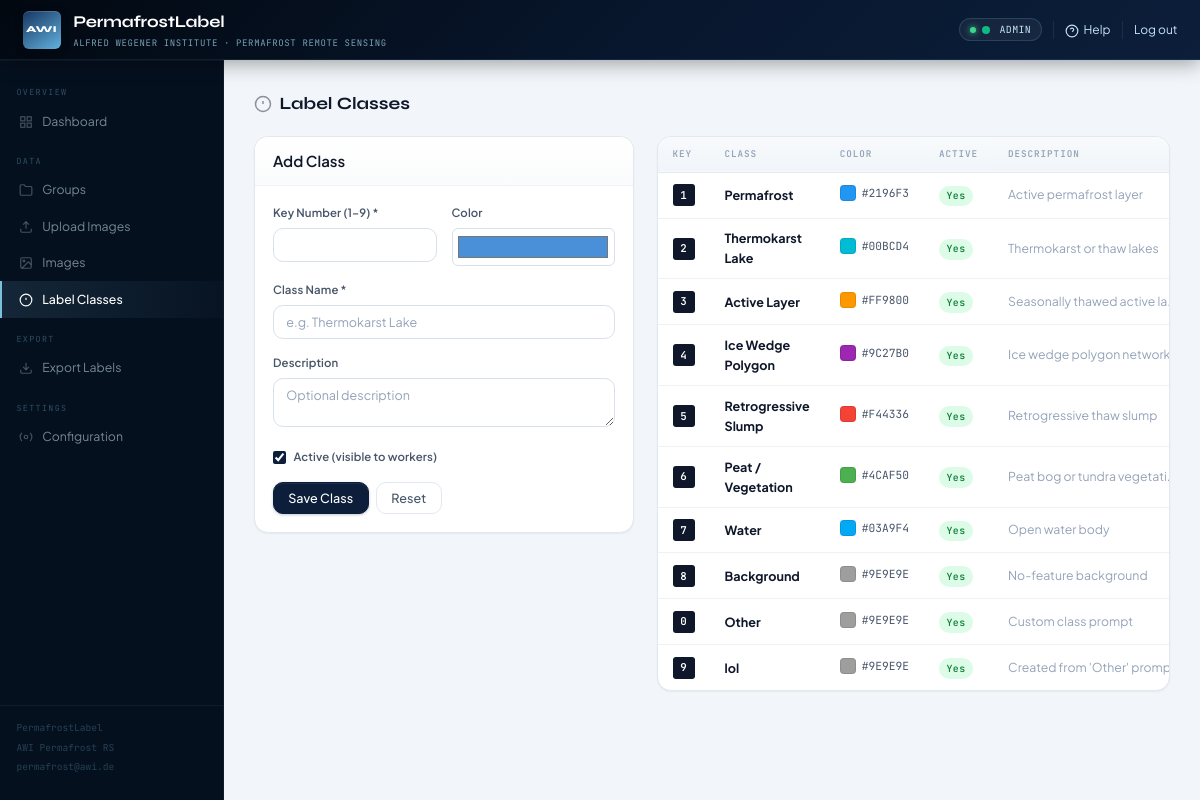
Page /admin/classes (signed in) on the committed database.
### tables this page shows
CREATE TABLE config (
        key   TEXT PRIMARY KEY,
        value TEXT
    );

CREATE TABLE classes (
        id          INTEGER PRIMARY KEY AUTOINCREMENT,
        number      INTEGER UNIQUE NOT NULL,
        name        TEXT NOT NULL,
        color       TEXT NOT NULL DEFAULT '#4A90D9',
        description TEXT,
        active      INTEGER DEFAULT 1,
        sort_order  INTEGER DEFAULT 0
    );

### app.py (the view, shortened to what this page needs)
@app.route("/admin/classes", methods=["GET", "POST"])
def admin_classes():
    redir = require_admin()
    if redir: return redir
    classes = db.get_classes(active_only=False)
    return render_template("admin_classes.html", cfg=cfg(), classes=classes)

### app.py (called while the page is built)
def cfg():
    return db.get_config()

def require_admin():
    if not session.get("is_admin"):
        return redirect(url_for("admin_login"))
    return None

### database.py (called while the page is built)
def get_db():
    conn = sqlite3.connect(str(DATABASE))
    conn.row_factory = sqlite3.Row
    conn.execute("PRAGMA journal_mode=WAL")
    conn.execute("PRAGMA foreign_keys=ON")
    return conn

def get_config():
    db = get_db()
    rows = db.execute("SELECT key, value FROM config").fetchall()
    db.close()
    return {r['key']: r['value'] for r in rows}

def get_classes(active_only=True):
    db = get_db()
    q = "SELECT * FROM classes"
    if active_only:
        q += " WHERE active=1"
    q += " ORDER BY sort_order, number"
    rows = db.execute(q).fetchall()
    db.close()
    return [dict(r) for r in rows]

### templates/admin_classes.html (shortened to what this page needs)
{% extends "admin_base.html" %}
{% block content %}
<div class="section-header">
  <div class="section-title">
    <svg width="18" height="18" fill="none" stroke="currentColor" stroke-width="2" viewBox="0 0 24 24"><circle cx="12" cy="12" r="10"/><line x1="12" y1="8" x2="12" y2="12"/><line x1="12" y1="16" x2="12.01" y2="16"/></svg>
    Label Classes
  </div>
</div>
<div style="display:grid;grid-template-columns:380px 1fr;gap:1.5rem;align-items:start;">
  <div class="card" id="class-form-card">
    <div class="card-header"><span style="font-weight:600;" id="form-title">Add Class</span></div>
    <div class="card-body">
      <form method="POST" id="class-form">
        <div class="form-row">
          <div class="form-group">
            <label class="form-label">Key Number (1–9) *</label>
            <input type="number" name="number" class="form-control" required min="1" max="9" id="form-number">
          </div>
          <div class="form-group">
            <label class="form-label">Color</label>
            <input type="color" name="color" class="form-control" value="#4A90D9" id="form-color">
          </div>
        </div>
        <div class="form-group">
          <label class="form-label">Class Name *</label>
          <input type="text" name="name" class="form-control" required placeholder="e.g. Thermokarst Lake" id="form-name">
        </div>
        <div class="form-group">
          <label class="form-label">Description</label>
          <textarea name="description" class="form-control" rows="2" placeholder="Optional description" id="form-desc"></textarea>
        </div>
        <div class="form-group" style="display:flex;align-items:center;gap:.5rem;">
          <input type="checkbox" name="active" id="form-active" checked style="width:auto;">
          <label for="form-active" class="form-label" style="margin:0;">Active (visible to workers)</label>
        </div>
        <div style="display:flex;gap:.5rem;">
          <button type="submit" class="btn btn-primary">Save Class</button>
          <button type="button" class="btn btn-ghost" onclick="resetForm()">Reset</button>
        </div>
      </form>
    </div>
  </div>
  <div class="card">
    <div class="card-body" style="padding:0;">
      {% if classes %}
      <table>
        <thead><tr><th>Key</th><th>Class</th><th>Color</th><th>Active</th><th>Description</th><th></th></tr></thead>
        <tbody>
        {% for c in classes %}
        <tr>
          <td>
            <span class="class-key">{{ c.number }}</span>
          </td>
          <td><strong>{{ c.name }}</strong></td>
          <td>
            <span style="display:inline-flex;align-items:center;gap:.4rem;">
              <span style="width:16px;height:16px;border-radius:4px;background:{{ c.color }};border:1px solid rgba(0,0,0,.1);display:inline-block;"></span>
              <span class="font-mono" style="font-size:.75rem;">{{ c.color }}</span>
            </span>
          </td>
          <td>
            {% if c.active %}<span class="badge badge-available">Yes</span>
            {% else %}<span class="badge" style="background:var(--gray-100);color:var(--gray-500);">No</span>{% endif %}
          </td>
          <td class="text-muted" style="max-width:200px;overflow:hidden;text-overflow:ellipsis;white-space:nowrap;">{{ c.description or '—' }}</td>
        </tr>
        {% endfor %}
        </tbody>
      </table>
      {% else %}
      <div class="empty-state"><div class="empty-state-icon">🏷️</div>No classes defined</div>
      {% endif %}
    </div>
  </div>
</div>
{% endblock %}

### templates/admin_base.html (shortened to what this page needs)
{% extends "base.html" %}
{% block body %}
<div class="app-shell">
  <header class="topbar">
    <div class="topbar-brand">
      {% if cfg.logo_url %}
        <img src="{{ cfg.logo_url }}" class="topbar-logo" alt="Logo">
      {% else %}
        <div class="topbar-logo-placeholder">AWI</div>
      {% endif %}
      <div>
        <div class="topbar-name">{{ cfg.app_name }}</div>
        <div class="topbar-sub">{{ cfg.organization }}</div>
      </div>
    </div>
    <div class="topbar-right">
      <span class="topbar-badge">
        <svg width="10" height="10" viewBox="0 0 10 10" style="display:inline;margin-right:3px"><circle cx="5" cy="5" r="4" fill="#10b981"/></svg>
        ADMIN
      </span>
      <a href="/help" style="color:var(--ice-200);font-size:.8rem;" target="_blank">
        <svg width="14" height="14" fill="none" stroke="currentColor" stroke-width="2" viewBox="0 0 24 24" style="vertical-align:middle;margin-right:2px"><circle cx="12" cy="12" r="10"/><path d="M9.09 9a3 3 0 0 1 5.83 1c0 2-3 3-3 3"/><line x1="12" y1="17" x2="12.01" y2="17"/></svg>
        Help
      </a>
      <a href="/admin/logout" style="color:var(--ice-200);font-size:.8rem;">Log out</a>
    </div>
  </header>
  <div class="content-area">
    <nav class="sidebar">
      <div class="sidebar-section">Overview</div>
      <a href="/admin/dashboard" class="sidebar-link {% if request.path == '/admin/dashboard' or request.path == '/admin' %}active{% endif %}">
        <svg class="sidebar-icon" fill="none" stroke="currentColor" stroke-width="2" viewBox="0 0 24 24"><rect x="3" y="3" width="7" height="7"/><rect x="14" y="3" width="7" height="7"/><rect x="3" y="14" width="7" height="7"/><rect x="14" y="14" width="7" height="7"/></svg>
        Dashboard
      </a>
      <div class="sidebar-section">Data</div>
      <a href="/admin/groups" class="sidebar-link {% if '/groups' in request.path %}active{% endif %}">
        <svg class="sidebar-icon" fill="none" stroke="currentColor" stroke-width="2" viewBox="0 0 24 24"><path d="M22 19a2 2 0 0 1-2 2H4a2 2 0 0 1-2-2V5a2 2 0 0 1 2-2h5l2 3h9a2 2 0 0 1 2 2z"/></svg>
        Groups
      </a>
      <a href="/admin/upload" class="sidebar-link {% if '/upload' in request.path %}active{% endif %}">
        <svg class="sidebar-icon" fill="none" stroke="currentColor" stroke-width="2" viewBox="0 0 24 24"><path d="M21 15v4a2 2 0 0 1-2 2H5a2 2 0 0 1-2-2v-4"/><polyline points="17 8 12 3 7 8"/><line x1="12" y1="3" x2="12" y2="15"/></svg>
        Upload Images
      </a>
      <a href="/admin/images" class="sidebar-link {% if '/images' in request.path %}active{% endif %}">
        <svg class="sidebar-icon" fill="none" stroke="currentColor" stroke-width="2" viewBox="0 0 24 24"><rect x="3" y="3" width="18" height="18" rx="2"/><circle cx="8.5" cy="8.5" r="1.5"/><polyline points="21 15 16 10 5 21"/></svg>
        Images
      </a>
      <a href="/admin/classes" class="sidebar-link {% if '/classes' in request.path %}active{% endif %}">
        <svg class="sidebar-icon" fill="none" stroke="currentColor" stroke-width="2" viewBox="0 0 24 24"><circle cx="12" cy="12" r="10"/><line x1="12" y1="8" x2="12" y2="12"/><line x1="12" y1="16" x2="12.01" y2="16"/></svg>
        Label Classes
      </a>
      <div class="sidebar-section">Export</div>
      <a href="/admin/export" class="sidebar-link {% if '/export' in request.path %}active{% endif %}">
        <svg class="sidebar-icon" fill="none" stroke="currentColor" stroke-width="2" viewBox="0 0 24 24"><path d="M21 15v4a2 2 0 0 1-2 2H5a2 2 0 0 1-2-2v-4"/><polyline points="7 10 12 15 17 10"/><line x1="12" y1="15" x2="12" y2="3"/></svg>
        Export Labels
      </a>
      <div class="sidebar-section">Settings</div>
      <a href="/admin/config" class="sidebar-link {% if '/config' in request.path %}active{% endif %}">
        <svg class="sidebar-icon" fill="none" stroke="currentColor" stroke-width="2" viewBox="0 0 24 24"><circle cx="12" cy="12" r="3"/><path d="M19.07 4.93a10 10 0 0 1 0 14.14M4.93 4.93a10 10 0 0 0 0 14.14"/></svg>
        Configuration
      </a>
      <div class="sidebar-spacer"></div>
      <div class="sidebar-footer">
        {{ cfg.app_name }}<br>
        AWI Permafrost RS<br>
        {{ cfg.contact_email }}
      </div>
    </nav>
    <main class="main-content">
      {% block content %}{% endblock %}
    </main>
  </div>
</div>
{% endblock %}

### rows in the picture
config: app_name "PermafrostLabel"
config: organization "ALFRED WEGENER INSTITUTE · PERMAFROST REMOTE SENSING"
config: contact_email "permafrost@awi.de"
classes: number "1", name "Permafrost", color "#2196F3", active "Yes", description "Active permafrost layer"
classes: number "2", name "Thermokarst Lake", color "#00BCD4", active "Yes", description "Thermokarst or thaw lakes"
classes: number "3", name "Active Layer", color "#FF9800", active "Yes", description "Seasonally thawed active la…"
classes: number "4", name "Ice Wedge Polygon", color "#9C27B0", active "Yes", description "Ice wedge polygon network"
classes: number "5", name "Retrogressive Slump", color "#F44336", active "Yes", description "Retrogressive thaw slump"
classes: number "6", name "Peat / Vegetation", color "#4CAF50", active "Yes", description "Peat bog or tundra vegetati…"
classes: number "7", name "Water", color "#03A9F4", active "Yes", description "Open water body"
classes: number "8", name "Background", color "#9E9E9E", active "Yes", description "No-feature background"
classes: number "0", name "Other", color "#9E9E9E", active "Yes", description "Custom class prompt"
classes: number "9", name "lol", color "#9E9E9E", active "Yes", description "Created from 'Other'…"
